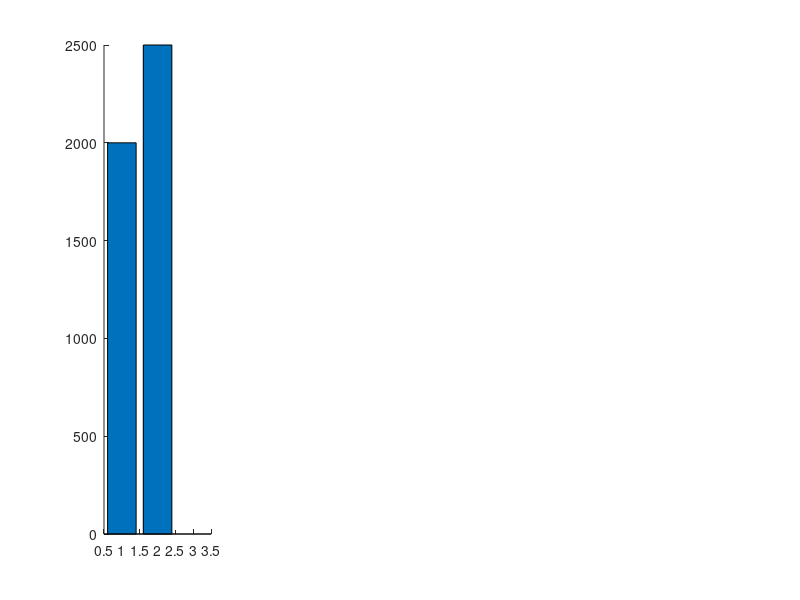

The MATLAB source for this figure: (Note: this script raises an error after producing the figure.)
% Define the names and corresponding data for each bar graph
names = {'Chen et al', 'Rajput and Kum', 'Fuzzy LEACH', 'Proposed'};

% Define the data for each bar graph (FND, HND, DEAD for each group)
data = [
    2000, 2500, 0;   % Chen et al
    2200, 2600, 0;   % Rajput and Kum
    1800, 2400, 0;   % Fuzzy LEACH
    1900, 2300, 0    % Proposed
];

% Define colors for each category (FND, HND, DEAD)
colors = {[0 0.447 0.741], [0.929 0.694 0.125], [0.466 0.674 0.188]};

% Define y-axis labels
y_labels = {'0', '2500', '5000', '7500', '10000'};

% Create a new figure for the bar graphs
figure;

% Plotting each bar graph
for i = 1:numel(names)
    subplot(1, numel(names), i);
    bar(data(i,:), 'stacked', 'FaceColor', cell2mat(colors));
    title(names{i});
    set(gca, 'xticklabel', {'FND', 'HND', 'DEAD'});
    ylabel('Number of rounds');
    ylim([0 10000]);
    
    % Add text labels on top of DEAD bars
    text(1:3, data(i,3), num2str(data(i,3)), ...
        'HorizontalAlignment', 'center', 'VerticalAlignment', 'bottom');
    
    % Customize the y-axis tick labels
    set(gca, 'ytick', [0 2500 5000 7500 10000]);
    set(gca, 'yticklabel', y_labels);
end

% Add legend outside the subplots
legend({'FND', 'HND', 'DEAD'}, 'Orientation', 'horizontal', ...
    'Position', [0.5, 0.02, 0.05, 0.05], 'EdgeColor', 'none');

% Adjust the figure size
set(gcf, 'Position', [100, 100, 1200, 400]);
